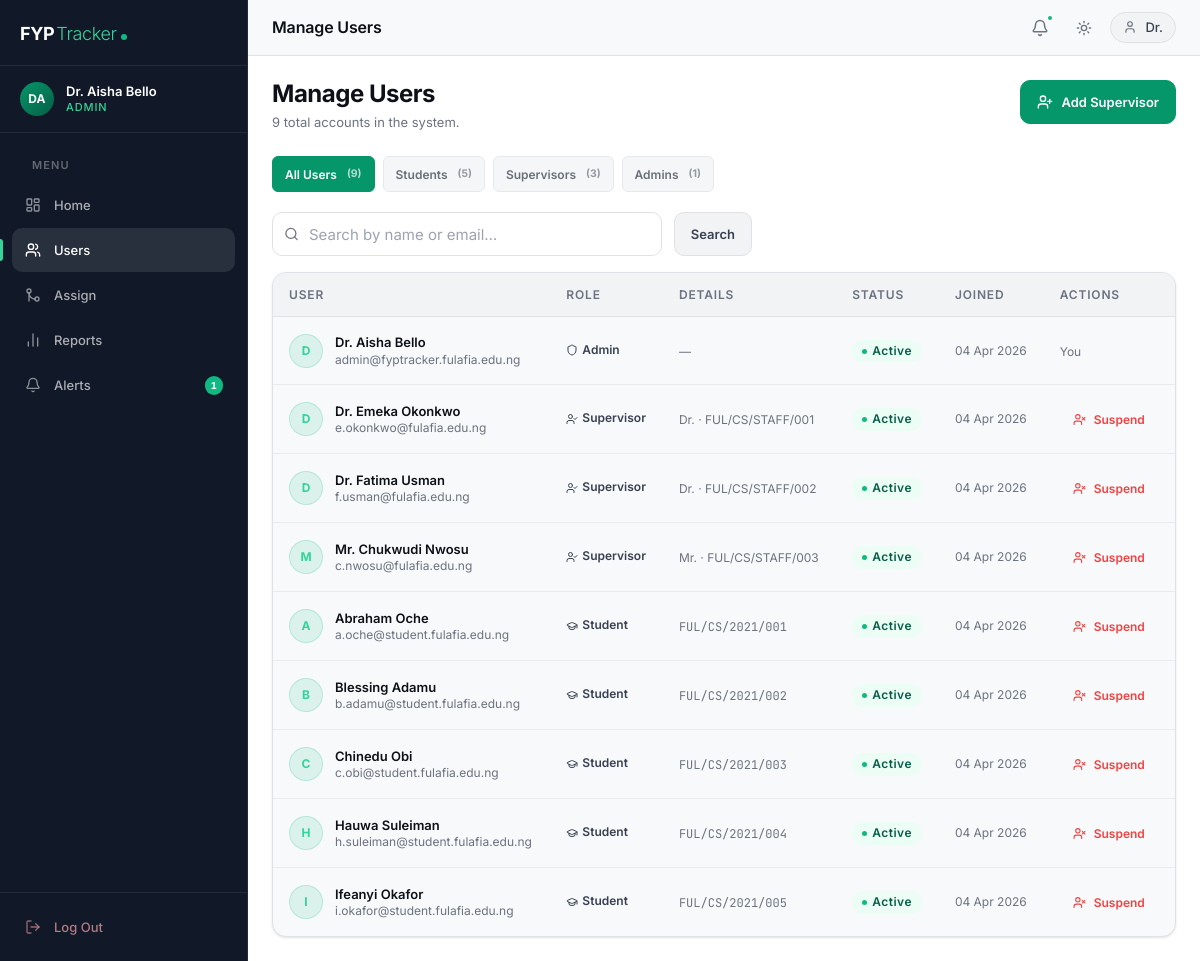
/admin/manage_users.php (signed in), run on the app's committed database.
### tables this page shows
CREATE TABLE users (
    user_id       INT UNSIGNED    NOT NULL AUTO_INCREMENT,
    full_name     VARCHAR(150)    NOT NULL,
    email         VARCHAR(255)    NOT NULL,
    password_hash VARCHAR(255)    NOT NULL,               
    role          ENUM(
                      'student',
                      'supervisor',
                      'admin'
                  )               NOT NULL DEFAULT 'student',
    is_active     TINYINT(1)      NOT NULL DEFAULT 1,     
    profile_photo VARCHAR(255)        NULL DEFAULT NULL,  
    created_at    TIMESTAMP       NOT NULL DEFAULT CURRENT_TIMESTAMP,
    updated_at    TIMESTAMP       NOT NULL DEFAULT CURRENT_TIMESTAMP
                                            ON UPDATE CURRENT_TIMESTAMP,

    PRIMARY KEY (user_id),
    UNIQUE  KEY uq_users_email (email),
    INDEX   idx_users_role    (role),
    INDEX   idx_users_active  (is_active)
);

CREATE TABLE supervisors (
    supervisor_id   INT UNSIGNED  NOT NULL,               
    staff_id        VARCHAR(30)   NOT NULL,               
    title           VARCHAR(50)   NOT NULL DEFAULT 'Dr.', 
    specialisation  VARCHAR(255)      NULL DEFAULT NULL,
    max_students    TINYINT       NOT NULL DEFAULT 5,     

    PRIMARY KEY (supervisor_id),
    UNIQUE  KEY uq_supervisors_staff_id (staff_id),
    CONSTRAINT fk_supervisors_user
        FOREIGN KEY (supervisor_id)
        REFERENCES users (user_id)
        ON DELETE CASCADE
        ON UPDATE CASCADE
);

CREATE TABLE students (
    student_id    INT UNSIGNED    NOT NULL,               
    matric_number VARCHAR(20)     NOT NULL,               
    department    VARCHAR(100)    NOT NULL DEFAULT 'Computer Science',
    level         SMALLINT        NOT NULL DEFAULT 400,   
    programme     VARCHAR(100)    NOT NULL DEFAULT 'B.Sc. Computer Science',

    PRIMARY KEY (student_id),
    UNIQUE  KEY uq_students_matric (matric_number),
    CONSTRAINT fk_students_user
        FOREIGN KEY (student_id)
        REFERENCES users (user_id)
        ON DELETE CASCADE
        ON UPDATE CASCADE
);

### includes/repositories/AdminRepository.php (called while the page is built, shortened)
<?php
class AdminRepository
{
    private PDO $db;
    public function __construct(PDO $db)
    {
        $this->db = $db;
    }
    public function findAllUsersWithProfiles(
        int    $page         = 1,
        string $filterRole   = '',
        string $searchQuery  = ''
    ): array {
        $offset     = ($page - 1) * self::USERS_PER_PAGE;
        $conditions = ['1=1'];
        $bindings   = [];
        $whereClause = implode(' AND ', $conditions);
        $stmt = $this->db->prepare(
            "SELECT
                u.user_id,
                u.full_name,
                u.email,
                u.role,
                u.is_active,
                u.created_at,
                st.matric_number,
                st.level,
                sv.staff_id,
                sv.title        AS supervisor_title,
                sv.specialisation
               FROM users u
               LEFT JOIN students    st ON st.student_id    = u.user_id
               LEFT JOIN supervisors sv ON sv.supervisor_id = u.user_id
              WHERE {$whereClause}
              ORDER BY u.created_at DESC
              LIMIT ? OFFSET ?"
        );
        $bindings[] = self::USERS_PER_PAGE;
        $bindings[] = $offset;
        $stmt->execute($bindings);
        return $stmt->fetchAll();
    }
    public function countUsers(string $filterRole = '', string $searchQuery = ''): int
    {
        $conditions = ['1=1'];
        $bindings   = [];
        $whereClause = implode(' AND ', $conditions);
        $stmt        = $this->db->prepare("SELECT COUNT(*) FROM users WHERE {$whereClause}");
        $stmt->execute($bindings);
        return (int) $stmt->fetchColumn();
    }
}

### includes/functions.php (called while the page is built, shortened)
<?php
function e(string $value): string
{
    return htmlspecialchars($value, ENT_QUOTES | ENT_HTML5, 'UTF-8');
}
function formatDate(string $dateStr): string
{
    $d = new DateTime($dateStr);
    return $d->format('d M Y');
}

### admin/manage_users.php (the view, shortened to what this page needs)
<?php
require_once __DIR__ . '/../includes/functions.php';
require_once __DIR__ . '/../includes/repositories/AdminRepository.php';
$db              = getDB();
$adminRepository = new AdminRepository($db);
$currentPage  = max(1, (int) ($_GET['page']   ?? 1));
$filterRole   = in_array($_GET['role'] ?? '', ['student', 'supervisor', 'admin', ''], true)
    ? ($_GET['role'] ?? '')
    : '';
$searchQuery  = trim($_GET['search'] ?? '');
$users        = $adminRepository->findAllUsersWithProfiles($currentPage, $filterRole, $searchQuery);
$totalUsers   = $adminRepository->countUsers($filterRole, $searchQuery);
$roleCounts = $db->query(
    "SELECT role, COUNT(*) AS cnt FROM users WHERE is_active = 1 GROUP BY role"
)->fetchAll(PDO::FETCH_KEY_PAIR);
function getRoleIcon(string $role): string
{
    return match ($role) {
        'admin'      => 'shield',
        'supervisor' => 'user-check',
        'student'    => 'graduation-cap',
        default      => 'user',
    };
}
require_once __DIR__ . '/../includes/header.php';
require_once __DIR__ . '/../includes/navbar.php';
?>
<div class="main-content" id="main-content">
  <?php require_once __DIR__ . '/../includes/topbar.php'; ?>
  <div class="page-body">
    <div class="page-header">
      <div class="page-header-row">
        <div>
          <div class="page-title">Manage Users</div>
          <p class="page-subtitle"><?= $totalUsers ?> total account<?= $totalUsers !== 1 ? 's' : '' ?> in the system.</p>
        </div>
        <button class="btn btn-primary" onclick="openModal('modal-create-supervisor')">
          <i data-lucide="user-plus" width="16" height="16"></i>
          Add Supervisor
        </button>
      </div>
    </div>
    <div style="display:flex;gap:var(--sp-2);margin-bottom:var(--sp-5);flex-wrap:wrap;">
      <?php
      $tabOptions = [
          ''           => 'All Users',
          'student'    => 'Students',
          'supervisor' => 'Supervisors',
          'admin'      => 'Admins',
      ];
      foreach ($tabOptions as $roleKey => $label):
        $isActive = $filterRole === $roleKey;
        $count    = $roleKey === '' ? $totalUsers : ($roleCounts[$roleKey] ?? 0);
        $href     = 'manage_users.php?' . http_build_query(['role' => $roleKey, 'search' => $searchQuery]);
      ?>
      <a
        href="<?= e($href) ?>"
        class="btn <?= $isActive ? 'btn-primary' : 'btn-secondary' ?> btn-sm"
        style="<?= $isActive ? '' : 'opacity:0.75;' ?>">
        <?= e($label) ?>
        <span style="font-size:0.65rem;font-weight:700;opacity:0.7;margin-left:2px;">(<?= $count ?>)</span>
      </a>
      <?php endforeach; ?>
    </div>
    <form method="GET" action="manage_users.php" style="margin-bottom:var(--sp-4);">
      <div style="display:flex;gap:var(--sp-3);max-width:480px;">
        <div style="position:relative;flex:1;">
          <input
            class="form-control"
            type="text"
            name="search"
            placeholder="Search by name or email…"
            value="<?= e($searchQuery) ?>"
            style="padding-left:36px;">
        </div>
        <button type="submit" class="btn btn-secondary">Search</button>
      </div>
    </form>
    <div class="card">
      <?php if (empty($users)): ?>
      <div class="card-body">
        <div class="empty-state">
          <div class="empty-icon"><i data-lucide="users" width="24" height="24"></i></div>
          <div class="empty-title">No users found</div>
          <p class="empty-desc">Try adjusting your search or filter.</p>
        </div>
      </div>
      <?php else: ?>
      <div class="table-wrapper">
        <table>
          <thead>
            <tr>
              <th>User</th>
              <th>Role</th>
              <th>Details</th>
              <th>Status</th>
              <th>Joined</th>
              <th>Actions</th>
            </tr>
          </thead>
          <tbody>
            <?php foreach ($users as $user):
              $isCurrentUser = (int) $user['user_id'] === $_SESSION['user_id'];
            ?>
            <tr style="<?= !$user['is_active'] ? 'opacity:0.55;' : '' ?>">
              <td>
                <div style="display:flex;align-items:center;gap:var(--sp-3);">
                  <div style="width:34px;height:34px;border-radius:50%;background:<?= $user['is_active'] ? 'rgba(16,185,129,0.12)' : 'var(--surface-overlay)' ?>;border:1px solid <?= $user['is_active'] ? 'rgba(16,185,129,0.2)' : 'var(--surface-border)' ?>;display:flex;align-items:center;justify-content:center;font-size:var(--text-xs);font-weight:700;color:<?= $user['is_active'] ? 'var(--accent-400)' : 'var(--text-tertiary)' ?>;flex-shrink:0;">
                    <?= strtoupper(mb_substr($user['full_name'], 0, 1)) ?>
                  </div>
                  <div>
                    <div class="cell-primary"><?= e($user['full_name']) ?></div>
                    <div class="cell-muted"><?= e($user['email']) ?></div>
                  </div>
                </div>
              </td>
              <td>
                <span style="display:inline-flex;align-items:center;gap:var(--sp-1);font-size:var(--text-xs);font-weight:600;text-transform:capitalize;color:var(--text-secondary);">
                  <i data-lucide="<?= getRoleIcon($user['role']) ?>" width="12" height="12"></i>
                  <?= e($user['role']) ?>
                </span>
              </td>
              <td>
                <?php if ($user['role'] === 'student' && $user['matric_number']): ?>
                <span class="cell-muted font-mono"><?= e($user['matric_number']) ?></span>
                <?php elseif ($user['role'] === 'supervisor' && $user['staff_id']): ?>
                <span class="cell-muted"><?= e($user['supervisor_title'] ?? '') ?> · <?= e($user['staff_id']) ?></span>
                <?php else: ?>
                <span class="cell-muted">—</span>
                <?php endif; ?>
              </td>
              <td>
                <?php if ($user['is_active']): ?>
                <span class="badge badge-approved">Active</span>
                <?php else: ?>
                <span class="badge badge-cancelled">Suspended</span>
                <?php endif; ?>
              </td>
              <td class="cell-muted"><?= formatDate($user['created_at']) ?></td>
              <td>
                <?php if (!$isCurrentUser): ?>
                <div class="cell-actions">
                  <form method="POST" action="manage_users.php" style="display:inline;">
                    <button
                      type="submit"
                      class="btn btn-ghost btn-sm"
                      data-confirm="<?= $user['is_active'] ? 'Suspend this user? They will not be able to log in.' : 'Reactivate this user?' ?>"
                      style="color:<?= $user['is_active'] ? 'var(--color-error)' : 'var(--color-success)' ?>;">
                      <i data-lucide="<?= $user['is_active'] ? 'user-x' : 'user-check' ?>" width="13" height="13"></i>
                      <?= $user['is_active'] ? 'Suspend' : 'Reactivate' ?>
                    </button>
                  </form>
                </div>
                <?php else: ?>
                <span class="cell-muted" style="font-size:var(--text-xs);">You</span>
                <?php endif; ?>
              </td>
            </tr>
            <?php endforeach; ?>
          </tbody>
        </table>
      </div>
      <?php endif; ?>
    </div>
  </div>
</div>
<?php require_once __DIR__ . '/../includes/footer.php'; ?>

### data on the page
users: full_name "D", full_name "Dr. Aisha Bello", email "admin@fyptracker.fulafia.edu.ng", role "Admin", is_active "Active", created_at "04 Apr 2026", shows "You"
supervisors: supervisor_id.full_name "D", supervisor_id.full_name "Dr. Emeka Okonkwo", supervisor_id.email "e.okonkwo@fulafia.edu.ng", supervisor_id.role "Supervisor", title "Dr.", staff "FUL/CS/STAFF/001", supervisor_id.created_at "04 Apr 2026", shows "Suspend"
supervisors: supervisor_id.full_name "D", supervisor_id.full_name "Dr. Fatima Usman", supervisor_id.email "f.usman@fulafia.edu.ng", supervisor_id.role "Supervisor", title "Dr.", staff "FUL/CS/STAFF/002", supervisor_id.created_at "04 Apr 2026", shows "Suspend"
supervisors: supervisor_id.full_name "M", supervisor_id.full_name "Mr. Chukwudi Nwosu", supervisor_id.email "c.nwosu@fulafia.edu.ng", supervisor_id.role "Supervisor", title "Mr.", staff "FUL/CS/STAFF/003", supervisor_id.created_at "04 Apr 2026", shows "Suspend"
students: student_id.full_name "A", student_id.full_name "Abraham Oche", student_id.email "a.oche@student.fulafia.edu.ng", student_id.role "Student", matric_number "FUL/CS/2021/001", student_id.created_at "04 Apr 2026", shows "Suspend"
students: student_id.full_name "B", student_id.full_name "Blessing Adamu", student_id.email "b.adamu@student.fulafia.edu.ng", student_id.role "Student", matric_number "FUL/CS/2021/002", student_id.created_at "04 Apr 2026", shows "Suspend"
students: student_id.full_name "C", student_id.full_name "Chinedu Obi", student_id.email "c.obi@student.fulafia.edu.ng", student_id.role "Student", matric_number "FUL/CS/2021/003", student_id.created_at "04 Apr 2026", shows "Suspend"
students: student_id.full_name "H", student_id.full_name "Hauwa Suleiman", student_id.email "h.suleiman@student.fulafia.edu.ng", student_id.role "Student", matric_number "FUL/CS/2021/004", student_id.created_at "04 Apr 2026", shows "Suspend"
students: student_id.full_name "I", student_id.full_name "Ifeanyi Okafor", student_id.email "i.okafor@student.fulafia.edu.ng", student_id.role "Student", matric_number "FUL/CS/2021/005", student_id.created_at "04 Apr 2026", shows "Suspend"

### other printed values
$initials "DA"
$name "Dr. Aisha Bello"
$role "ADMIN"
$item['label'] "Home"
$item['label'] "Users"
$item['label'] "Assign"
$item['label'] "Reports"
$item['label'] "Alerts"
$badge "1"
$pageTitle "Manage Users"
$fname "Dr."
$totalUsers "9"
$label "All Users"
$count "9"
$label "Students"
